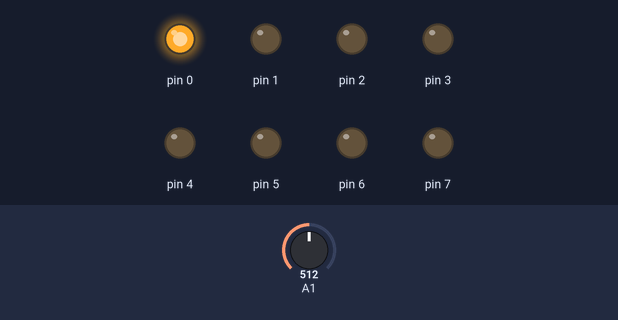
The sketch below on a simulated Arduino Uno, built with avr-gcc and run on an emulated ATmega328P. On the bench: output pins drawn as LEDs (lit = HIGH). The inputs (shaded band) are chosen by the test bench; at power-on: A1 = 512.

Above: at 1.2 s.
1.3 s: A1 set to 1005
3.0 s: A1 set to 1023
At 3.9 s:
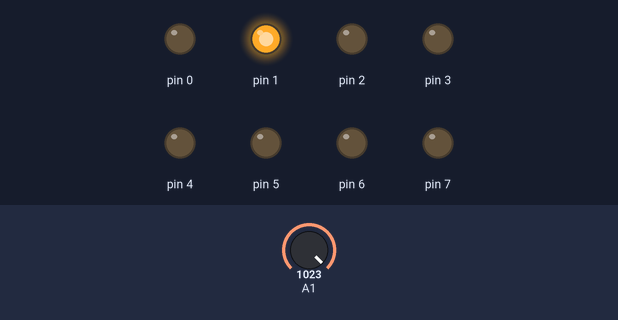
6.0 s: A1 set to 900
At 7.2 s:
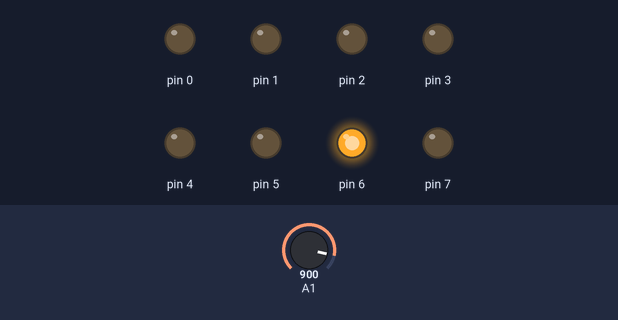
7.5 s: A1 set to 1023
At 8.7 s:
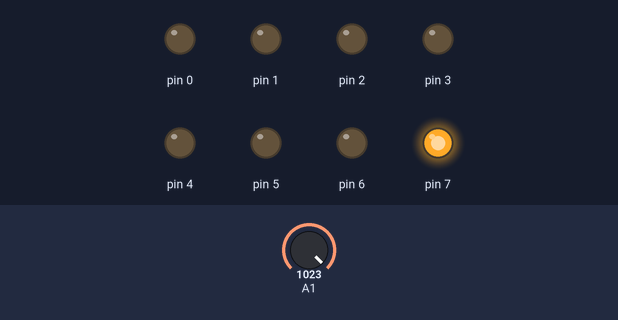
10.5 s: A1 set to 716
At 11.8 s:
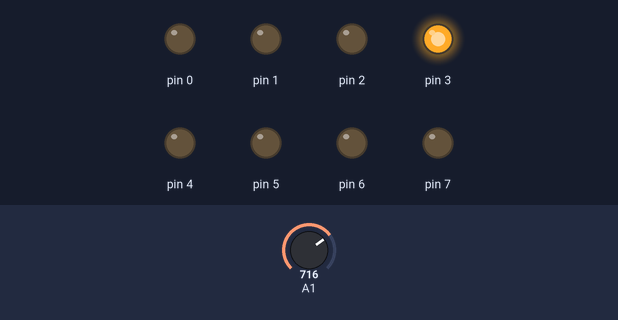
Timing chart, 0 to 13.0 s (numbered marks = the images above; inputs shaded):
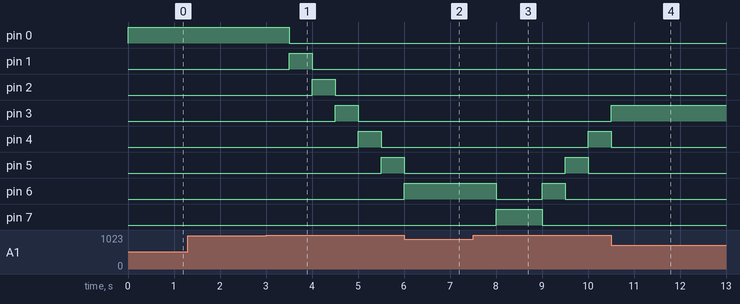

The sketch:

quiz_2.ino
```cpp
int forward,backward;
void setup()
{
  DDRD=0b11111111;
  pinMode(A1,INPUT);
//  Serial.begin(9600);
}

void loop()
{
//  Serial.println(analogRead(A1));
  forward =0;
  backward = 0;
  while(forward<8){
    PORTD=0b00000001<<forward;
    if(analogRead(A1)==1023){
    delay(500);
    forward++;
    }
  }
  while(backward<8){
    PORTD=0b10000000>>backward;
    if(analogRead(A1)==1023){
    delay(500);
    backward++;
    }
  }

}
```

Measured:
- the behaviour switches between 1022 and 1023 on A1 (found by bisection; images 0 and 1)
- after the input at 1.3 s, every drawn part: stays the same
- after the input at 3.0 s, pin 0: HIGH → LOW after 0.50 s; pin 1: LOW → HIGH after 0.50 s, → LOW 0.50 s later; pin 2: LOW → HIGH after 1.0 s, → LOW 0.50 s later; pin 3: LOW → HIGH after 1.5 s, → LOW 0.50 s later; pin 4: LOW → HIGH after 2.0 s, → LOW 0.50 s later
- after the input at 6.0 s, pin 6: goes on until 6.0 s, then stays HIGH; pin 7: stays LOW (without the input it goes to HIGH after 0.50 s)
- after the input at 7.5 s, pin 4: LOW → HIGH after 2.5 s; pin 5: LOW → HIGH after 2.0 s, → LOW 0.50 s later; pin 6: HIGH → LOW after 0.50 s, → HIGH 1.0 s later, → LOW 0.50 s later; pin 7: LOW → HIGH after 0.50 s, → LOW 1.0 s later
- after the input at 10.5 s, pin 0: stays LOW (without the input it goes to HIGH after 1.5 s); pin 1: stays LOW (without the input it goes to HIGH after 1.0 s); pin 2: stays LOW (without the input it goes to HIGH after 0.50 s); pin 3: goes on until 10.5 s, then stays HIGH
